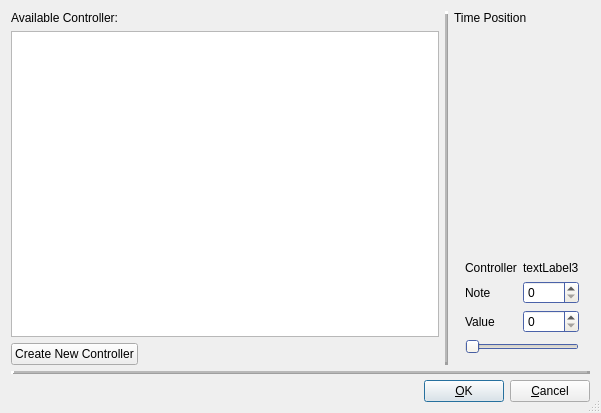
<?xml version="1.0" encoding="UTF-8"?>
<ui version="4.0">
 <class>EditCtrlBase</class>
 <widget class="QDialog" name="EditCtrlBase">
  <property name="geometry">
   <rect>
    <x>0</x>
    <y>0</y>
    <width>601</width>
    <height>413</height>
   </rect>
  </property>
  <property name="windowTitle">
   <string>MusE: Edit Controller Event</string>
  </property>
  <property name="sizeGripEnabled">
   <bool>true</bool>
  </property>
  <layout class="QGridLayout">
   <item row="0" column="3">
    <widget class="QLabel" name="textLabel1">
     <property name="text">
      <string>Time Position</string>
     </property>
     <property name="wordWrap">
      <bool>false</bool>
     </property>
    </widget>
   </item>
   <item row="0" column="0" colspan="2">
    <widget class="QLabel" name="textLabel1_2">
     <property name="text">
      <string>Available Controller:</string>
     </property>
     <property name="wordWrap">
      <bool>false</bool>
     </property>
    </widget>
   </item>
   <item row="2" column="0">
    <widget class="QPushButton" name="buttonNewController">
     <property name="text">
      <string>Create New Controller</string>
     </property>
     <property name="shortcut">
      <string/>
     </property>
     <property name="autoDefault">
      <bool>true</bool>
     </property>
     <property name="default">
      <bool>true</bool>
     </property>
    </widget>
   </item>
   <item row="0" column="4">
    <widget class="Awl::PosEdit" name="timePos"/>
   </item>
   <item row="1" column="3" rowspan="2" colspan="2">
    <widget class="QStackedWidget" name="widgetStack">
     <property name="palette">
      <palette>
       <active>
        <colorrole role="WindowText">
         <brush brushstyle="SolidPattern">
          <color alpha="255">
           <red>0</red>
           <green>0</green>
           <blue>0</blue>
          </color>
         </brush>
        </colorrole>
        <colorrole role="Button">
         <brush brushstyle="SolidPattern">
          <color alpha="255">
           <red>238</red>
           <green>234</green>
           <blue>222</blue>
          </color>
         </brush>
        </colorrole>
        <colorrole role="Light">
         <brush brushstyle="SolidPattern">
          <color alpha="255">
           <red>255</red>
           <green>255</green>
           <blue>255</blue>
          </color>
         </brush>
        </colorrole>
        <colorrole role="Midlight">
         <brush brushstyle="SolidPattern">
          <color alpha="255">
           <red>246</red>
           <green>244</green>
           <blue>238</blue>
          </color>
         </brush>
        </colorrole>
        <colorrole role="Dark">
         <brush brushstyle="SolidPattern">
          <color alpha="255">
           <red>119</red>
           <green>117</green>
           <blue>111</blue>
          </color>
         </brush>
        </colorrole>
        <colorrole role="Mid">
         <brush brushstyle="SolidPattern">
          <color alpha="255">
           <red>158</red>
           <green>155</green>
           <blue>147</blue>
          </color>
         </brush>
        </colorrole>
        <colorrole role="Text">
         <brush brushstyle="SolidPattern">
          <color alpha="255">
           <red>0</red>
           <green>0</green>
           <blue>0</blue>
          </color>
         </brush>
        </colorrole>
        <colorrole role="BrightText">
         <brush brushstyle="SolidPattern">
          <color alpha="255">
           <red>255</red>
           <green>255</green>
           <blue>255</blue>
          </color>
         </brush>
        </colorrole>
        <colorrole role="ButtonText">
         <brush brushstyle="SolidPattern">
          <color alpha="255">
           <red>0</red>
           <green>0</green>
           <blue>0</blue>
          </color>
         </brush>
        </colorrole>
        <colorrole role="Base">
         <brush brushstyle="SolidPattern">
          <color alpha="255">
           <red>255</red>
           <green>255</green>
           <blue>255</blue>
          </color>
         </brush>
        </colorrole>
        <colorrole role="Window">
         <brush brushstyle="SolidPattern">
          <color alpha="255">
           <red>104</red>
           <green>137</green>
           <blue>236</blue>
          </color>
         </brush>
        </colorrole>
        <colorrole role="Shadow">
         <brush brushstyle="SolidPattern">
          <color alpha="255">
           <red>0</red>
           <green>0</green>
           <blue>0</blue>
          </color>
         </brush>
        </colorrole>
        <colorrole role="Highlight">
         <brush brushstyle="SolidPattern">
          <color alpha="255">
           <red>0</red>
           <green>0</green>
           <blue>128</blue>
          </color>
         </brush>
        </colorrole>
        <colorrole role="HighlightedText">
         <brush brushstyle="SolidPattern">
          <color alpha="255">
           <red>255</red>
           <green>255</green>
           <blue>255</blue>
          </color>
         </brush>
        </colorrole>
        <colorrole role="Link">
         <brush brushstyle="SolidPattern">
          <color alpha="255">
           <red>0</red>
           <green>0</green>
           <blue>0</blue>
          </color>
         </brush>
        </colorrole>
        <colorrole role="LinkVisited">
         <brush brushstyle="SolidPattern">
          <color alpha="255">
           <red>0</red>
           <green>0</green>
           <blue>0</blue>
          </color>
         </brush>
        </colorrole>
       </active>
       <inactive>
        <colorrole role="WindowText">
         <brush brushstyle="SolidPattern">
          <color alpha="255">
           <red>0</red>
           <green>0</green>
           <blue>0</blue>
          </color>
         </brush>
        </colorrole>
        <colorrole role="Button">
         <brush brushstyle="SolidPattern">
          <color alpha="255">
           <red>238</red>
           <green>234</green>
           <blue>222</blue>
          </color>
         </brush>
        </colorrole>
        <colorrole role="Light">
         <brush brushstyle="SolidPattern">
          <color alpha="255">
           <red>255</red>
           <green>255</green>
           <blue>255</blue>
          </color>
         </brush>
        </colorrole>
        <colorrole role="Midlight">
         <brush brushstyle="SolidPattern">
          <color alpha="255">
           <red>255</red>
           <green>255</green>
           <blue>255</blue>
          </color>
         </brush>
        </colorrole>
        <colorrole role="Dark">
         <brush brushstyle="SolidPattern">
          <color alpha="255">
           <red>119</red>
           <green>117</green>
           <blue>111</blue>
          </color>
         </brush>
        </colorrole>
        <colorrole role="Mid">
         <brush brushstyle="SolidPattern">
          <color alpha="255">
           <red>158</red>
           <green>155</green>
           <blue>147</blue>
          </color>
         </brush>
        </colorrole>
        <colorrole role="Text">
         <brush brushstyle="SolidPattern">
          <color alpha="255">
           <red>0</red>
           <green>0</green>
           <blue>0</blue>
          </color>
         </brush>
        </colorrole>
        <colorrole role="BrightText">
         <brush brushstyle="SolidPattern">
          <color alpha="255">
           <red>255</red>
           <green>255</green>
           <blue>255</blue>
          </color>
         </brush>
        </colorrole>
        <colorrole role="ButtonText">
         <brush brushstyle="SolidPattern">
          <color alpha="255">
           <red>0</red>
           <green>0</green>
           <blue>0</blue>
          </color>
         </brush>
        </colorrole>
        <colorrole role="Base">
         <brush brushstyle="SolidPattern">
          <color alpha="255">
           <red>255</red>
           <green>255</green>
           <blue>255</blue>
          </color>
         </brush>
        </colorrole>
        <colorrole role="Window">
         <brush brushstyle="SolidPattern">
          <color alpha="255">
           <red>104</red>
           <green>137</green>
           <blue>236</blue>
          </color>
         </brush>
        </colorrole>
        <colorrole role="Shadow">
         <brush brushstyle="SolidPattern">
          <color alpha="255">
           <red>0</red>
           <green>0</green>
           <blue>0</blue>
          </color>
         </brush>
        </colorrole>
        <colorrole role="Highlight">
         <brush brushstyle="SolidPattern">
          <color alpha="255">
           <red>0</red>
           <green>0</green>
           <blue>128</blue>
          </color>
         </brush>
        </colorrole>
        <colorrole role="HighlightedText">
         <brush brushstyle="SolidPattern">
          <color alpha="255">
           <red>255</red>
           <green>255</green>
           <blue>255</blue>
          </color>
         </brush>
        </colorrole>
        <colorrole role="Link">
         <brush brushstyle="SolidPattern">
          <color alpha="255">
           <red>0</red>
           <green>0</green>
           <blue>192</blue>
          </color>
         </brush>
        </colorrole>
        <colorrole role="LinkVisited">
         <brush brushstyle="SolidPattern">
          <color alpha="255">
           <red>128</red>
           <green>0</green>
           <blue>128</blue>
          </color>
         </brush>
        </colorrole>
       </inactive>
       <disabled>
        <colorrole role="WindowText">
         <brush brushstyle="SolidPattern">
          <color alpha="255">
           <red>128</red>
           <green>128</green>
           <blue>128</blue>
          </color>
         </brush>
        </colorrole>
        <colorrole role="Button">
         <brush brushstyle="SolidPattern">
          <color alpha="255">
           <red>238</red>
           <green>234</green>
           <blue>222</blue>
          </color>
         </brush>
        </colorrole>
        <colorrole role="Light">
         <brush brushstyle="SolidPattern">
          <color alpha="255">
           <red>255</red>
           <green>255</green>
           <blue>255</blue>
          </color>
         </brush>
        </colorrole>
        <colorrole role="Midlight">
         <brush brushstyle="SolidPattern">
          <color alpha="255">
           <red>255</red>
           <green>255</green>
           <blue>255</blue>
          </color>
         </brush>
        </colorrole>
        <colorrole role="Dark">
         <brush brushstyle="SolidPattern">
          <color alpha="255">
           <red>119</red>
           <green>117</green>
           <blue>111</blue>
          </color>
         </brush>
        </colorrole>
        <colorrole role="Mid">
         <brush brushstyle="SolidPattern">
          <color alpha="255">
           <red>158</red>
           <green>155</green>
           <blue>147</blue>
          </color>
         </brush>
        </colorrole>
        <colorrole role="Text">
         <brush brushstyle="SolidPattern">
          <color alpha="255">
           <red>128</red>
           <green>128</green>
           <blue>128</blue>
          </color>
         </brush>
        </colorrole>
        <colorrole role="BrightText">
         <brush brushstyle="SolidPattern">
          <color alpha="255">
           <red>255</red>
           <green>255</green>
           <blue>255</blue>
          </color>
         </brush>
        </colorrole>
        <colorrole role="ButtonText">
         <brush brushstyle="SolidPattern">
          <color alpha="255">
           <red>128</red>
           <green>128</green>
           <blue>128</blue>
          </color>
         </brush>
        </colorrole>
        <colorrole role="Base">
         <brush brushstyle="SolidPattern">
          <color alpha="255">
           <red>255</red>
           <green>255</green>
           <blue>255</blue>
          </color>
         </brush>
        </colorrole>
        <colorrole role="Window">
         <brush brushstyle="SolidPattern">
          <color alpha="255">
           <red>104</red>
           <green>137</green>
           <blue>236</blue>
          </color>
         </brush>
        </colorrole>
        <colorrole role="Shadow">
         <brush brushstyle="SolidPattern">
          <color alpha="255">
           <red>0</red>
           <green>0</green>
           <blue>0</blue>
          </color>
         </brush>
        </colorrole>
        <colorrole role="Highlight">
         <brush brushstyle="SolidPattern">
          <color alpha="255">
           <red>0</red>
           <green>0</green>
           <blue>128</blue>
          </color>
         </brush>
        </colorrole>
        <colorrole role="HighlightedText">
         <brush brushstyle="SolidPattern">
          <color alpha="255">
           <red>255</red>
           <green>255</green>
           <blue>255</blue>
          </color>
         </brush>
        </colorrole>
        <colorrole role="Link">
         <brush brushstyle="SolidPattern">
          <color alpha="255">
           <red>0</red>
           <green>0</green>
           <blue>192</blue>
          </color>
         </brush>
        </colorrole>
        <colorrole role="LinkVisited">
         <brush brushstyle="SolidPattern">
          <color alpha="255">
           <red>128</red>
           <green>0</green>
           <blue>128</blue>
          </color>
         </brush>
        </colorrole>
       </disabled>
      </palette>
     </property>
     <property name="currentIndex">
      <number>0</number>
     </property>
     <widget class="QWidget" name="WStackPage">
      <layout class="QGridLayout" name="gridLayout1">
       <item row="0" column="1">
        <spacer name="spacer2">
         <property name="orientation">
          <enum>Qt::Vertical</enum>
         </property>
         <property name="sizeType">
          <enum>QSizePolicy::Expanding</enum>
         </property>
         <property name="sizeHint" stdset="0">
          <size>
           <width>20</width>
           <height>40</height>
          </size>
         </property>
        </spacer>
       </item>
       <item row="1" column="0">
        <widget class="QLabel" name="textLabel2">
         <property name="text">
          <string>Controller</string>
         </property>
         <property name="wordWrap">
          <bool>false</bool>
         </property>
        </widget>
       </item>
       <item row="1" column="1">
        <widget class="QLabel" name="controllerName">
         <property name="frameShadow">
          <enum>QFrame::Sunken</enum>
         </property>
         <property name="text">
          <string>textLabel3</string>
         </property>
         <property name="wordWrap">
          <bool>false</bool>
         </property>
        </widget>
       </item>
       <item row="2" column="0">
        <widget class="QLabel" name="textLabel2_3">
         <property name="text">
          <string>Note</string>
         </property>
         <property name="wordWrap">
          <bool>false</bool>
         </property>
        </widget>
       </item>
       <item row="2" column="1">
        <widget class="QSpinBox" name="noteSpinBox">
         <property name="maximum">
          <number>127</number>
         </property>
        </widget>
       </item>
       <item row="3" column="0">
        <widget class="QLabel" name="textLabel4">
         <property name="text">
          <string>Value</string>
         </property>
         <property name="wordWrap">
          <bool>false</bool>
         </property>
        </widget>
       </item>
       <item row="3" column="1">
        <widget class="QSpinBox" name="valSpinBox">
         <property name="maximum">
          <number>127</number>
         </property>
        </widget>
       </item>
       <item row="4" column="0" colspan="2">
        <widget class="QSlider" name="valSlider">
         <property name="maximum">
          <number>127</number>
         </property>
         <property name="orientation">
          <enum>Qt::Horizontal</enum>
         </property>
        </widget>
       </item>
      </layout>
     </widget>
     <widget class="QWidget" name="WStackPage2">
      <layout class="QGridLayout">
       <item row="2" column="0">
        <widget class="QLabel" name="textLabel2_2">
         <property name="text">
          <string>H-Bank</string>
         </property>
         <property name="wordWrap">
          <bool>false</bool>
         </property>
        </widget>
       </item>
       <item row="3" column="0">
        <widget class="QLabel" name="textLabel3">
         <property name="text">
          <string>L-Bank</string>
         </property>
         <property name="wordWrap">
          <bool>false</bool>
         </property>
        </widget>
       </item>
       <item row="4" column="0">
        <widget class="QLabel" name="textLabel4_2">
         <property name="text">
          <string>Program</string>
         </property>
         <property name="wordWrap">
          <bool>false</bool>
         </property>
        </widget>
       </item>
       <item row="2" column="1">
        <widget class="QSpinBox" name="hbank">
         <property name="specialValueText">
          <string>off</string>
         </property>
         <property name="minimum">
          <number>0</number>
         </property>
         <property name="maximum">
          <number>128</number>
         </property>
         <property name="value">
          <number>0</number>
         </property>
        </widget>
       </item>
       <item row="3" column="1">
        <widget class="QSpinBox" name="lbank">
         <property name="specialValueText">
          <string>off</string>
         </property>
         <property name="minimum">
          <number>0</number>
         </property>
         <property name="maximum">
          <number>128</number>
         </property>
         <property name="value">
          <number>0</number>
         </property>
        </widget>
       </item>
       <item row="4" column="1">
        <widget class="QSpinBox" name="program">
         <property name="minimum">
          <number>1</number>
         </property>
         <property name="maximum">
          <number>128</number>
         </property>
        </widget>
       </item>
       <item row="0" column="0" colspan="2">
        <spacer name="spacer4">
         <property name="orientation">
          <enum>Qt::Vertical</enum>
         </property>
         <property name="sizeType">
          <enum>QSizePolicy::Expanding</enum>
         </property>
         <property name="sizeHint" stdset="0">
          <size>
           <width>20</width>
           <height>140</height>
          </size>
         </property>
        </spacer>
       </item>
       <item row="1" column="0" colspan="2">
        <widget class="QPushButton" name="patchName">
         <property name="text">
          <string>pushButton4</string>
         </property>
        </widget>
       </item>
      </layout>
     </widget>
    </widget>
   </item>
   <item row="4" column="0" colspan="5">
    <layout class="QHBoxLayout">
     <property name="spacing">
      <number>6</number>
     </property>
     <property name="margin">
      <number>0</number>
     </property>
     <item>
      <spacer name="Horizontal Spacing2">
       <property name="orientation">
        <enum>Qt::Horizontal</enum>
       </property>
       <property name="sizeType">
        <enum>QSizePolicy::Expanding</enum>
       </property>
       <property name="sizeHint" stdset="0">
        <size>
         <width>20</width>
         <height>20</height>
        </size>
       </property>
      </spacer>
     </item>
     <item>
      <widget class="QPushButton" name="buttonOk">
       <property name="text">
        <string>&amp;OK</string>
       </property>
       <property name="shortcut">
        <string/>
       </property>
       <property name="autoDefault">
        <bool>true</bool>
       </property>
       <property name="default">
        <bool>true</bool>
       </property>
      </widget>
     </item>
     <item>
      <widget class="QPushButton" name="buttonCancel">
       <property name="text">
        <string>&amp;Cancel</string>
       </property>
       <property name="shortcut">
        <string/>
       </property>
       <property name="autoDefault">
        <bool>true</bool>
       </property>
      </widget>
     </item>
    </layout>
   </item>
   <item row="3" column="0" colspan="5">
    <widget class="Line" name="line1">
     <property name="frameShape">
      <enum>QFrame::HLine</enum>
     </property>
     <property name="frameShadow">
      <enum>QFrame::Raised</enum>
     </property>
     <property name="lineWidth">
      <number>3</number>
     </property>
     <property name="midLineWidth">
      <number>2</number>
     </property>
    </widget>
   </item>
   <item row="1" column="0" colspan="2">
    <widget class="QListWidget" name="ctrlList"/>
   </item>
   <item row="2" column="1">
    <spacer name="spacer3">
     <property name="orientation">
      <enum>Qt::Horizontal</enum>
     </property>
     <property name="sizeType">
      <enum>QSizePolicy::Expanding</enum>
     </property>
     <property name="sizeHint" stdset="0">
      <size>
       <width>60</width>
       <height>20</height>
      </size>
     </property>
    </spacer>
   </item>
   <item row="0" column="2" rowspan="3">
    <widget class="Line" name="line2">
     <property name="frameShape">
      <enum>QFrame::VLine</enum>
     </property>
     <property name="frameShadow">
      <enum>QFrame::Raised</enum>
     </property>
     <property name="lineWidth">
      <number>3</number>
     </property>
     <property name="midLineWidth">
      <number>2</number>
     </property>
    </widget>
   </item>
  </layout>
 </widget>
 <layoutdefault spacing="6" margin="11"/>
 <customwidgets>
  <customwidget>
   <class>Awl::PosEdit</class>
   <extends>QWidget</extends>
   <header>awl/posedit.h</header>
  </customwidget>
 </customwidgets>
 <resources/>
 <connections>
  <connection>
   <sender>valSlider</sender>
   <signal>valueChanged(int)</signal>
   <receiver>valSpinBox</receiver>
   <slot>setValue(int)</slot>
   <hints>
    <hint type="sourcelabel">
     <x>20</x>
     <y>20</y>
    </hint>
    <hint type="destinationlabel">
     <x>20</x>
     <y>20</y>
    </hint>
   </hints>
  </connection>
  <connection>
   <sender>valSpinBox</sender>
   <signal>valueChanged(int)</signal>
   <receiver>valSlider</receiver>
   <slot>setValue(int)</slot>
   <hints>
    <hint type="sourcelabel">
     <x>20</x>
     <y>20</y>
    </hint>
    <hint type="destinationlabel">
     <x>20</x>
     <y>20</y>
    </hint>
   </hints>
  </connection>
 </connections>
</ui>
